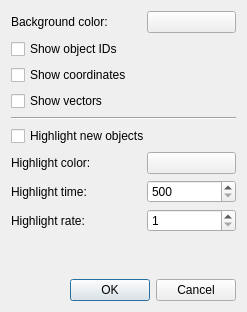
<?xml version="1.0" encoding="UTF-8"?>
<ui version="4.0">
 <class>Preferences</class>
 <widget class="QDialog" name="Preferences">
  <property name="geometry">
   <rect>
    <x>0</x>
    <y>0</y>
    <width>247</width>
    <height>312</height>
   </rect>
  </property>
  <property name="windowTitle">
   <string>Preferences</string>
  </property>
  <layout class="QGridLayout" name="gridLayout">
   <item row="0" column="0">
    <layout class="QHBoxLayout" name="horizontalLayout">
     <item>
      <widget class="QLabel" name="label">
       <property name="minimumSize">
        <size>
         <width>130</width>
         <height>0</height>
        </size>
       </property>
       <property name="maximumSize">
        <size>
         <width>130</width>
         <height>16777215</height>
        </size>
       </property>
       <property name="text">
        <string>Background color:</string>
       </property>
      </widget>
     </item>
     <item>
      <widget class="QPushButton" name="backgroundColorButton">
       <property name="text">
        <string/>
       </property>
      </widget>
     </item>
    </layout>
   </item>
   <item row="1" column="0">
    <widget class="QCheckBox" name="ids">
     <property name="text">
      <string>Show object IDs</string>
     </property>
    </widget>
   </item>
   <item row="2" column="0">
    <widget class="QCheckBox" name="coordinates">
     <property name="text">
      <string>Show coordinates</string>
     </property>
    </widget>
   </item>
   <item row="3" column="0">
    <widget class="QCheckBox" name="vectors">
     <property name="text">
      <string>Show vectors</string>
     </property>
    </widget>
   </item>
   <item row="4" column="0">
    <widget class="Line" name="line">
     <property name="orientation">
      <enum>Qt::Horizontal</enum>
     </property>
    </widget>
   </item>
   <item row="5" column="0">
    <widget class="QCheckBox" name="highlight">
     <property name="text">
      <string>Highlight new objects</string>
     </property>
    </widget>
   </item>
   <item row="6" column="0">
    <layout class="QHBoxLayout" name="horizontalLayout_2">
     <item>
      <widget class="QLabel" name="label_2">
       <property name="minimumSize">
        <size>
         <width>130</width>
         <height>0</height>
        </size>
       </property>
       <property name="maximumSize">
        <size>
         <width>130</width>
         <height>16777215</height>
        </size>
       </property>
       <property name="text">
        <string>Highlight color:</string>
       </property>
      </widget>
     </item>
     <item>
      <widget class="QPushButton" name="highlightColorButton">
       <property name="text">
        <string/>
       </property>
      </widget>
     </item>
    </layout>
   </item>
   <item row="7" column="0">
    <layout class="QHBoxLayout" name="horizontalLayout_3">
     <item>
      <widget class="QLabel" name="label_3">
       <property name="minimumSize">
        <size>
         <width>130</width>
         <height>0</height>
        </size>
       </property>
       <property name="maximumSize">
        <size>
         <width>130</width>
         <height>16777215</height>
        </size>
       </property>
       <property name="text">
        <string>Highlight time:</string>
       </property>
      </widget>
     </item>
     <item>
      <widget class="QSpinBox" name="highlightTimeSpinBox">
       <property name="minimum">
        <number>500</number>
       </property>
       <property name="maximum">
        <number>10000</number>
       </property>
       <property name="singleStep">
        <number>500</number>
       </property>
      </widget>
     </item>
    </layout>
   </item>
   <item row="8" column="0">
    <layout class="QHBoxLayout" name="horizontalLayout_4">
     <item>
      <widget class="QLabel" name="label_4">
       <property name="minimumSize">
        <size>
         <width>130</width>
         <height>0</height>
        </size>
       </property>
       <property name="maximumSize">
        <size>
         <width>130</width>
         <height>16777215</height>
        </size>
       </property>
       <property name="text">
        <string>Highlight rate:</string>
       </property>
      </widget>
     </item>
     <item>
      <widget class="QSpinBox" name="highlightRateSpinBox">
       <property name="minimum">
        <number>1</number>
       </property>
       <property name="maximum">
        <number>10</number>
       </property>
      </widget>
     </item>
    </layout>
   </item>
   <item row="9" column="0">
    <spacer name="verticalSpacer">
     <property name="orientation">
      <enum>Qt::Vertical</enum>
     </property>
     <property name="sizeHint" stdset="0">
      <size>
       <width>20</width>
       <height>127</height>
      </size>
     </property>
    </spacer>
   </item>
   <item row="10" column="0">
    <widget class="QDialogButtonBox" name="buttonBox">
     <property name="orientation">
      <enum>Qt::Horizontal</enum>
     </property>
     <property name="standardButtons">
      <set>QDialogButtonBox::Cancel|QDialogButtonBox::Ok</set>
     </property>
    </widget>
   </item>
  </layout>
 </widget>
 <resources/>
 <connections>
  <connection>
   <sender>buttonBox</sender>
   <signal>accepted()</signal>
   <receiver>Preferences</receiver>
   <slot>accept()</slot>
   <hints>
    <hint type="sourcelabel">
     <x>248</x>
     <y>254</y>
    </hint>
    <hint type="destinationlabel">
     <x>157</x>
     <y>274</y>
    </hint>
   </hints>
  </connection>
  <connection>
   <sender>buttonBox</sender>
   <signal>rejected()</signal>
   <receiver>Preferences</receiver>
   <slot>reject()</slot>
   <hints>
    <hint type="sourcelabel">
     <x>316</x>
     <y>260</y>
    </hint>
    <hint type="destinationlabel">
     <x>286</x>
     <y>274</y>
    </hint>
   </hints>
  </connection>
 </connections>
</ui>
